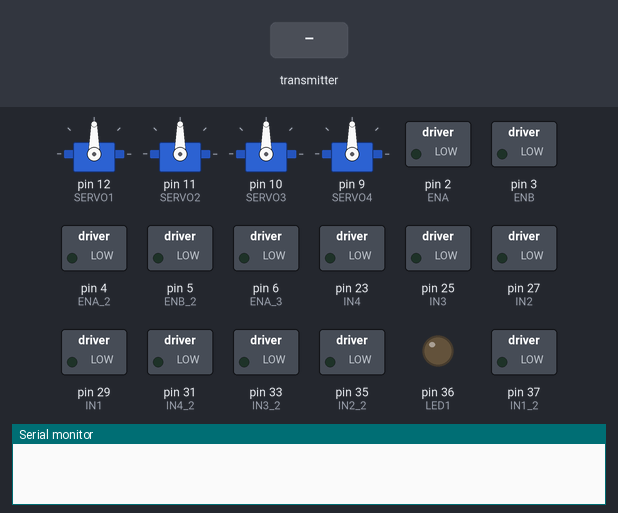
This sketch was run on a simulated Arduino Mega 2560, built with avr-gcc and run on an emulated ATmega2560. Parts: 4 × servo, switched loads named in the sketch (green lamp = pin HIGH), output pins drawn as LEDs (lit = HIGH), the last lines printed to the serial monitor. Inputs (shaded band) come from the test bench. No radio packets arrive unless stated.

Above: at 1.2 s.
1.3 s: the transmitter starts sending text = 1
At 1.45 s:
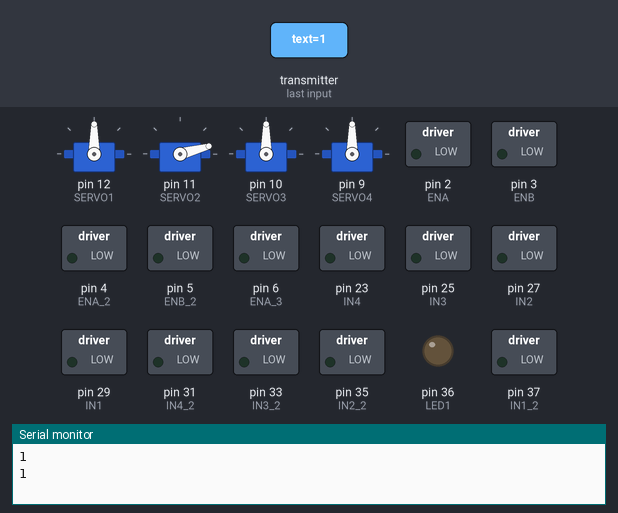
4.3 s: the transmitter starts sending text = 0
At 4.3 s:
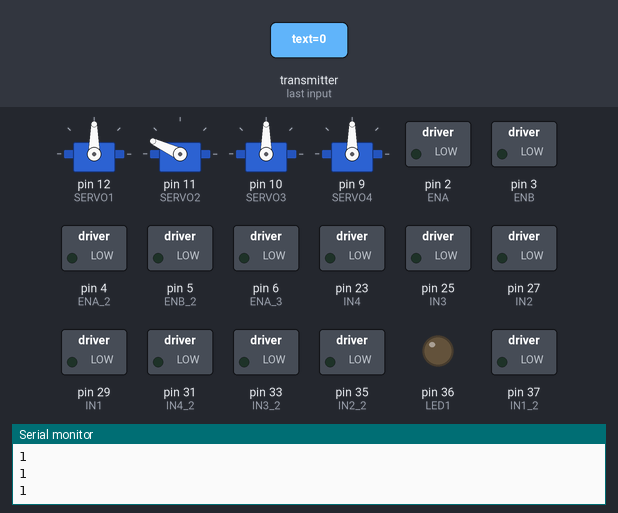
5.8 s: the transmitter starts sending text = 1
At 7.5 s:
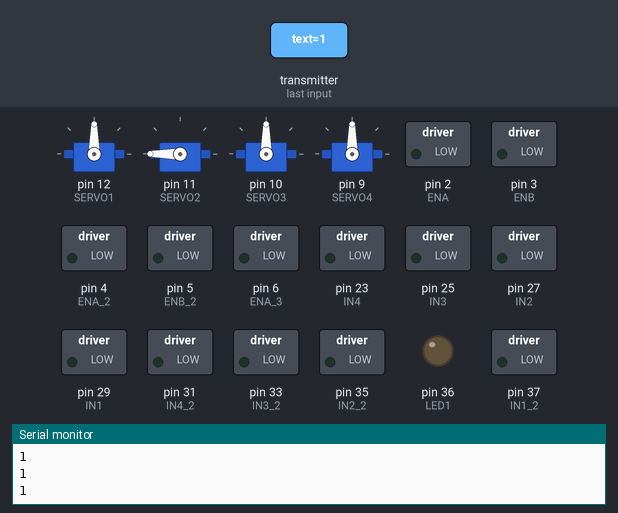
Timing chart, 0 to 9.0 s (numbered marks = the images above; inputs shaded):
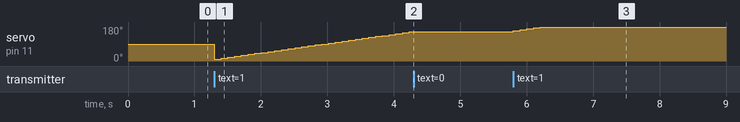

The sketch:

BallShooter_Version2.ino
```cpp
#include<Servo.h>
#include <SPI.h>
#include <nRF24L01.h>
#include <RF24.h>
#include <Wire.h>
//#include <LiquidCrystal_I2C.h>

//LiquidCrystal_I2C lcd(0x27, 20, 4);
Servo myServo[4];
RF24 radio(7, 8); // CE, CSN

const byte address[6] = "00001";
int d = 0;
int de = 0;
#define LED1 36
#define LED2 38
#define LED3 40
#define LED4 42
#define LED5 44
#define SERVO1 12
#define SERVO2 11
#define SERVO3 10
#define SERVO4 9
#define BUZZER 48

#define IN1 29
#define IN2 27
#define IN3 25
#define IN4 23

#define IN1_2 37
#define IN2_2 35
#define IN3_2 33
#define IN4_2 31

#define IN1_3 45
#define IN2_3 43

#define ENA 2
#define ENB 3

#define ENA_2 4
#define ENB_2 5

#define ENA_3 6


char text = 'N';
void setup() {
  myServo[0].attach(SERVO1);
  myServo[1].attach(SERVO2);
  myServo[2].attach(SERVO3);
  myServo[3].attach(SERVO4);

  pinMode(LED1, OUTPUT);
  pinMode(LED2, OUTPUT);
  pinMode(LED3, OUTPUT);
  pinMode(LED4, OUTPUT);
  pinMode(LED5, OUTPUT);
  pinMode(BUZZER, OUTPUT);

  pinMode(IN1, OUTPUT);
  pinMode(IN2, OUTPUT);
  pinMode(IN3, OUTPUT);
  pinMode(IN4, OUTPUT);
  pinMode(ENA, OUTPUT);
  pinMode(ENB, OUTPUT);

  pinMode(IN1_2, OUTPUT);
  pinMode(IN2_2, OUTPUT);
  pinMode(IN3_2, OUTPUT);
  pinMode(IN4_2, OUTPUT);
  pinMode(ENA_2, OUTPUT);
  pinMode(ENB_2, OUTPUT);

  pinMode(IN1_3, OUTPUT);
  pinMode(IN2_3, OUTPUT);
  pinMode(ENA_3, OUTPUT);


  Serial.begin(9600);
  radio.begin();
  radio.openReadingPipe(0, address);
  radio.setPALevel(RF24_PA_MIN);
  radio.startListening();

//  lcd.init();                      // initialize the lcd
//  lcd.init();
//  lcd.backlight();
  //  Display("Kosal", "TRTC", 3, 4);
  //  BUZZER_SHOW(300, 3);
}

void loop() {
//  NRF_Control();
  Motor_Control1(NRF_Control(), 250);
  if(NRF_Control()=='1' ||NRF_Control()=='2' ||NRF_Control()=='3' ||NRF_Control()=='4'){
    Servo_UpDown(NRF_Control());
    Servo_Shoot(NRF_Control());
  }

}
```

Motor_Control.ino
```cpp
void Motor_Control1(char text, int speeds) {
  if (text == 'F') {
    digitalWrite(IN1, 1);
    digitalWrite(IN2, 0);
    digitalWrite(IN3, 1);
    digitalWrite(IN4, 0);
    analogWrite(ENA, speeds);
    analogWrite(ENB, speeds);
  }
  if (text == 'B') {
    digitalWrite(IN1, 0);
    digitalWrite(IN2, 1);
    digitalWrite(IN3, 0);
    digitalWrite(IN4, 1);
    analogWrite(ENA, speeds);
    analogWrite(ENB, speeds);
  }
  if (text == 'R') {
    digitalWrite(IN1, 1);
    digitalWrite(IN2, 0);
    digitalWrite(IN3, 0);
    digitalWrite(IN4, 1);
    analogWrite(ENA, speeds);
    analogWrite(ENB, speeds);
  }
  if (text == 'L') {
    digitalWrite(IN1, 0);
    digitalWrite(IN2, 1);
    digitalWrite(IN3, 1);
    digitalWrite(IN4, 0);
    analogWrite(ENA, speeds);
    analogWrite(ENB, speeds);
  }
  if (text == 'S') {
    digitalWrite(IN1, 1);
    digitalWrite(IN2, 1);
    digitalWrite(IN3, 1);
    digitalWrite(IN4, 1);
    analogWrite(ENA, speeds);
    analogWrite(ENB, speeds);
  }
}
void Motor_Control(char text, int speeds) {
  if (text == 'F') {
    digitalWrite(IN1, 0);
    digitalWrite(IN2, 1);
    digitalWrite(IN3, 0);
    digitalWrite(IN4, 1);

    digitalWrite(IN1_2, 1);
    digitalWrite(IN2_2, 0);
    digitalWrite(IN3_2, 1);
    digitalWrite(IN4_2, 0);
    analogWrite(ENA, speeds);
    analogWrite(ENB, speeds);
    analogWrite(ENA_2, speeds);
    analogWrite(ENB_2, speeds);
  }
  if (text == 'B') {
    digitalWrite(IN1, 1);
    digitalWrite(IN2, 0);
    digitalWrite(IN3, 1);
    digitalWrite(IN4, 0);

    digitalWrite(IN1_2, 0);
    digitalWrite(IN2_2, 1);
    digitalWrite(IN3_2, 0);
    digitalWrite(IN4_2, 1);
    analogWrite(ENA, speeds);
    analogWrite(ENB, speeds);
    analogWrite(ENA_2, speeds);
    analogWrite(ENB_2, speeds);
  }
  if (text == 'R') {
    digitalWrite(IN1, 1);
    digitalWrite(IN2, 0);
    digitalWrite(IN3, 0);
    digitalWrite(IN4, 1);

    digitalWrite(IN1_2, 1);
    digitalWrite(IN2_2, 0);
    digitalWrite(IN3_2, 1);
    digitalWrite(IN4_2, 0);
    analogWrite(ENA, speeds);
    analogWrite(ENB, speeds);
    analogWrite(ENA_2, speeds);
    analogWrite(ENB_2, speeds);
  }
  if (text == 'L') {
    digitalWrite(IN1, 0);
    digitalWrite(IN2, 1);
    digitalWrite(IN3, 1);
    digitalWrite(IN4, 0);

    digitalWrite(IN1_2, 1);
    digitalWrite(IN2_2, 0);
    digitalWrite(IN3_2, 1);
    digitalWrite(IN4_2, 0);
    analogWrite(ENA, speeds);
    analogWrite(ENB, speeds);
    analogWrite(ENA_2, speeds);
    analogWrite(ENB_2, speeds);
  }
  if (text == 'N') {
    digitalWrite(IN1, 1);
    digitalWrite(IN2, 1);
    digitalWrite(IN3, 1);
    digitalWrite(IN4, 1);

    digitalWrite(IN1_2, 1);
    digitalWrite(IN2_2, 1);
    digitalWrite(IN3_2, 1);
    digitalWrite(IN4_2, 1);
    analogWrite(ENA, speeds);
    analogWrite(ENB, speeds);
    analogWrite(ENA_2, speeds);
    analogWrite(ENB_2, speeds);
  }
}
```

NRF24L01.ino
```cpp
char NRF_Control() {
  if (radio.available()) {
    radio.read(&text, sizeof(text));
    Serial.println(text);
//    delay(100);
  }
  return text;
}
```

OTHER_DEVICE.ino
```cpp
void BUZZER_SHOW(int delays, int times) {
  for (int i = 0; i < times; i++) {
    digitalWrite(BUZZER, 1);
    delay(delays);
    digitalWrite(BUZZER, 0);
    delay(delays);
  }
}
void LED_SHOW() {
  for (int i = 36; i < 45; i += 2) {
    digitalWrite(i, 1);
    delay(500);
    digitalWrite(i, 0);
    delay(500);
  }
}
```

SERVO_CONTROL.ino
```cpp
void Servo_Rotate(char text) {

  if (text == '2') {
    d--;
  }
  if (text == '4') {
    d++;
  }
  Serial.println(d);
  if (d < 0) {
    d = 0;
  }
  if (d > 180) {
    d = 180;
  }
  myServo[2].write(d);
}
void Servo_UpDown(char text) {
  if (text == '1') {
    de += 5;

  }
  if (text == '3') {
    de -= 5;

  }
  //   Serial.println(de);
  if (de < 10) {
    de = 10;
  }
  if (de > 180) {
    de = 180;
  }
  myServo[1].write(de);
  delay(100);
}


void Servo_Shoot(char text) {
  if (text == '2') {
    myServo[0].write(180);
    delay(1000);
    myServo[0].write(0);
    delay(2000);
     myServo[0].write(180);
    delay(2000);
  }
}
```

LCD_IC.ino
```cpp
//void Display(String str,String str1,int num,int num1){
//  lcd.setCursor(num,0);
//  lcd.print(str);
//  lcd.setCursor(num1,1);
//  lcd.print(str1);
//}
```

Measured:
- after the input at 1.3 s, servo on pin 11 (SERVO2): 90° → 10° at once, → 15° 0.10 s later, → 20° 0.10 s later, → 25° 0.10 s later, … (30 changes in this stretch)
- after the input at 4.3 s, servo on pin 11 (SERVO2): stays 155° (without the input it goes to 160° after 0.03 s)
- after the input at 5.8 s, servo on pin 11 (SERVO2): moves from 155° to 180° over 0.40 s, starting at once
